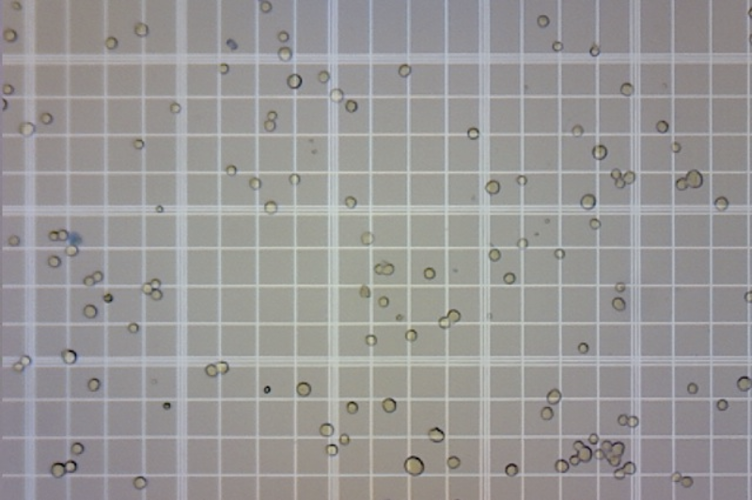
#> input picture 1.png, 752 x 500 px
$ python -i rbccount.py   (imports and definitions only)
#> lines starting #> are read from the running program, lines starting #| are printed output that depends on the picture; after the words box and inside, x2 and y2 are one past the last pixel; in counts of white or black regions, pixels touching at a corner belong together
import tkinter as tk
from tkinter import filedialog, messagebox
import cv2
import numpy as np
import os
import sqlite3
from datetime import datetime

# === Initialize local storage ===
# [1 line not run here, left out]
conn = sqlite3.connect('rbc_results.db')
c = conn.cursor()
# [9 lines not run here, left out]

# === Constants for haemocytometer calculation ===
DILUTION_FACTOR = 200
CHAMBER_VOLUME_uL = 0.1  # mm³ = μL
CONVERSION_FACTOR = DILUTION_FACTOR / CHAMBER_VOLUME_uL  # 200 / 0.1 = 2000

# === Biomedical reference ranges (cells/μL) ===
LOW_THRESHOLD = 4_000_000
HIGH_THRESHOLD = 6_000_000

# === RBC Counting Function (Enhanced version) ===
def count_rbc_adaptive(image_path):
#> called with image_path = '1.png'
    image = cv2.imread(image_path)
#> image is the input picture: shape (500, 752, 3); mean B, G, R 150.7, 151.3, 153
    gray = cv2.cvtColor(image, cv2.COLOR_BGR2GRAY)

    # Step 1: Adaptive Threshold (robust to lighting)
    thresh = cv2.adaptiveThreshold(gray, 255, cv2.ADAPTIVE_THRESH_MEAN_C,
                                    cv2.THRESH_BINARY_INV, 35, 5)
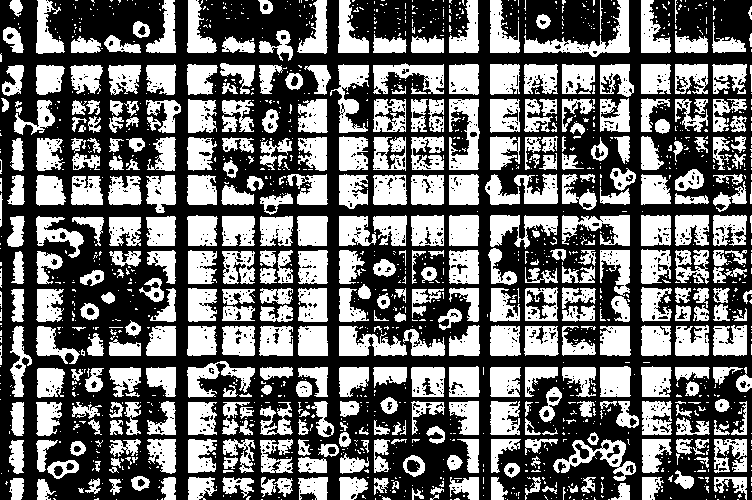
#> thresh: shape (500, 752); 42.5% white; 1552 white regions (1144 under 20 px), largest, box (x1, y1, x2, y2) and area: (524, 0, 630, 57) 1603, (449, 99, 480, 170) 1350, (339, 326, 407, 356) 1229

    # Step 2: Morphological Opening (remove tiny noise)
    kernel = np.ones((3, 3), np.uint8)
    clean = cv2.morphologyEx(thresh, cv2.MORPH_OPEN, kernel, iterations=2)
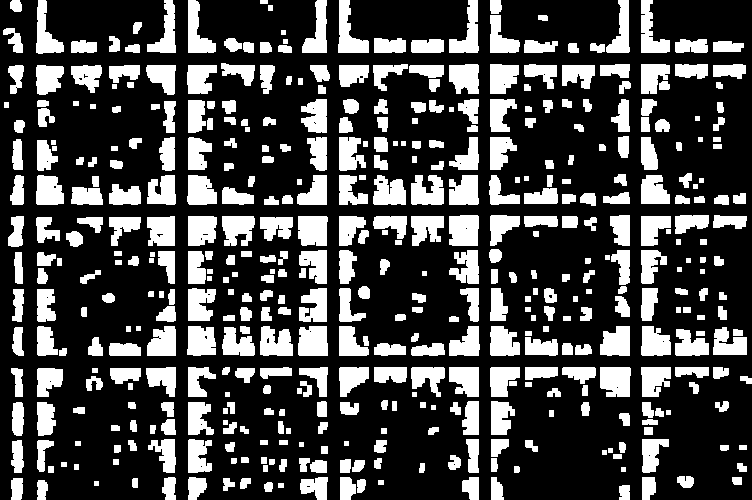
#> clean: shape (500, 752); 28.3% white; 468 white regions

    # Step 3: Contour detection
    contours, _ = cv2.findContours(clean, cv2.RETR_EXTERNAL, cv2.CHAIN_APPROX_SIMPLE)
#> contours = 468 contours, 36 with area under 20; largest, box (x1, y1, x2, y2) and area: (449, 215, 479, 246) 822, (298, 326, 328, 356) 778, (298, 216, 328, 246) 778, (600, 367, 631, 397) 778, (338, 0, 369, 53) 760

    # Step 4: Filter contours based on area (typical RBC size)
    valid_contours = []
    for cnt in contours:
        area = cv2.contourArea(cnt)
        if 50 < area < 300:  # Adjust as per your microscope (worked on your sample image)
            valid_contours.append(cnt)
#> this loop made 468 passes
#> area on passes 1, 3, 6: 129, 62.5, 158
#> after the loop, valid_contours = 183 contours; largest, box (x1, y1, x2, y2) and area: (600, 64, 630, 78) 300, (374, 343, 406, 356) 298, (524, 216, 558, 227) 296, (458, 99, 479, 124) 295, (11, 440, 24, 473) 290

    raw_rbc_count = len(valid_contours)
#> raw_rbc_count = 183

    # Draw detected cells
    output_img = image.copy()
    for cnt in valid_contours:
        (x, y), radius = cv2.minEnclosingCircle(cnt)
        center = (int(x), int(y))
        radius = int(radius)
        cv2.circle(output_img, center, radius, (0, 255, 0), 2)
#> this loop made 183 passes
#> (x, y, radius, center) on passes 2 to 4: (268, 486.5, 5, (268, 486)), (41, 489.7, 10, (41, 489)), (360.5, 485.5, 7, (360, 485))
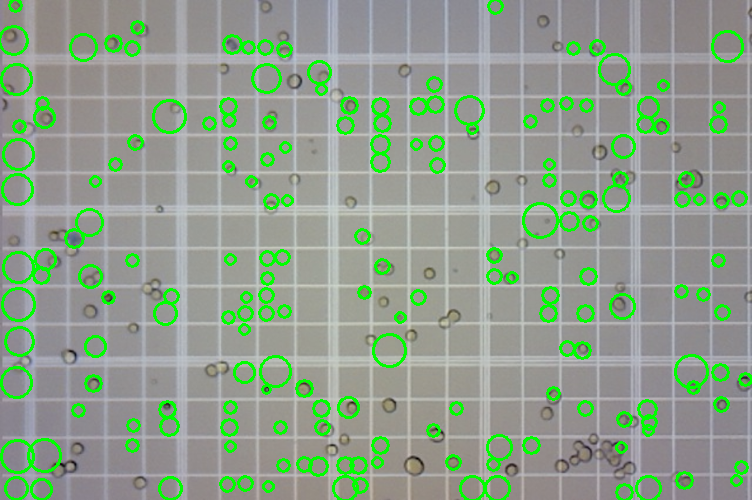
#> output_img: shape (500, 752, 3); 7.23% of pixels changed, all inside (x1, y1, x2, y2) = (0, 0, 752, 500)

    # Display count text on image
    text = f'Counted RBCs: {raw_rbc_count}'
#> text = 'Counted RBCs: 183'
    cv2.putText(output_img, text, (10, 30), cv2.FONT_HERSHEY_SIMPLEX, 0.8, (0, 0, 255), 2)
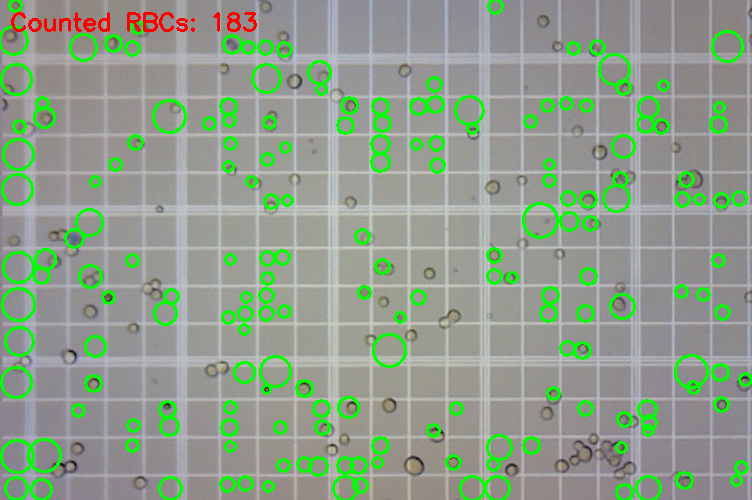
#> output_img: shape (500, 752, 3); 0.45% of pixels changed, all inside (x1, y1, x2, y2) = (11, 12, 257, 32)

    rbc_per_uL = raw_rbc_count * int(CONVERSION_FACTOR)
#> rbc_per_uL = 366000

    # Step 5: Interpretation
    if rbc_per_uL < LOW_THRESHOLD:
        interpretation = "LOW RBC COUNT (Anemia)"
    elif rbc_per_uL > HIGH_THRESHOLD:
        interpretation = "HIGH RBC COUNT (Polycythemia)"
    else:
        interpretation = "NORMAL RBC COUNT"

    return raw_rbc_count, rbc_per_uL, interpretation, output_img

# === GUI App ===
def upload_image():
    file_path = filedialog.askopenfilename(filetypes=[("Image files", "*.jpg *.png *.jpeg")])
    if not file_path:
        return

    try:
        raw_count, rbc_per_uL, interpretation, processed_img = count_rbc_adaptive(file_path)

        # Show result to user
        result_msg = (
            f"Raw RBC Count (in Image): {raw_count}\n"
            f"Estimated RBC Count: {rbc_per_uL} cells/μL\n"
            f"Interpretation: {interpretation}"
        )
        messagebox.showinfo("RBC Count Result", result_msg)

        # Save processed image with timestamp
        timestamp = datetime.now().strftime("%Y%m%d_%H%M%S")
        filename = os.path.basename(file_path).split('.')[0]
        save_path = f'stored_patterns/{filename}_{timestamp}.png'
        cv2.imwrite(save_path, processed_img)

        # Save result to DB
        c.execute("INSERT INTO rbc_data (filename, raw_count, rbc_per_uL, interpretation, timestamp) VALUES (?, ?, ?, ?, ?)",
                  (save_path, raw_count, rbc_per_uL, interpretation, timestamp))
        conn.commit()

        messagebox.showinfo("Saved", f"Processed image and result saved locally!")

    except Exception as e:
        messagebox.showerror("Error", f"Failed to process image: {e}")

# === Main App Window ===
# [4 lines not run here, left out]

# [1 line that did not run here, left out]
# [1 line not run here, left out]

# [2 lines that did not run here, left out]
# [1 line not run here, left out]

# [2 lines that did not run here, left out]
# [1 line not run here, left out]

# [1 line that did not run here, left out]
# [6 lines not run here, left out]

>>> result = count_rbc_adaptive('1.png')
